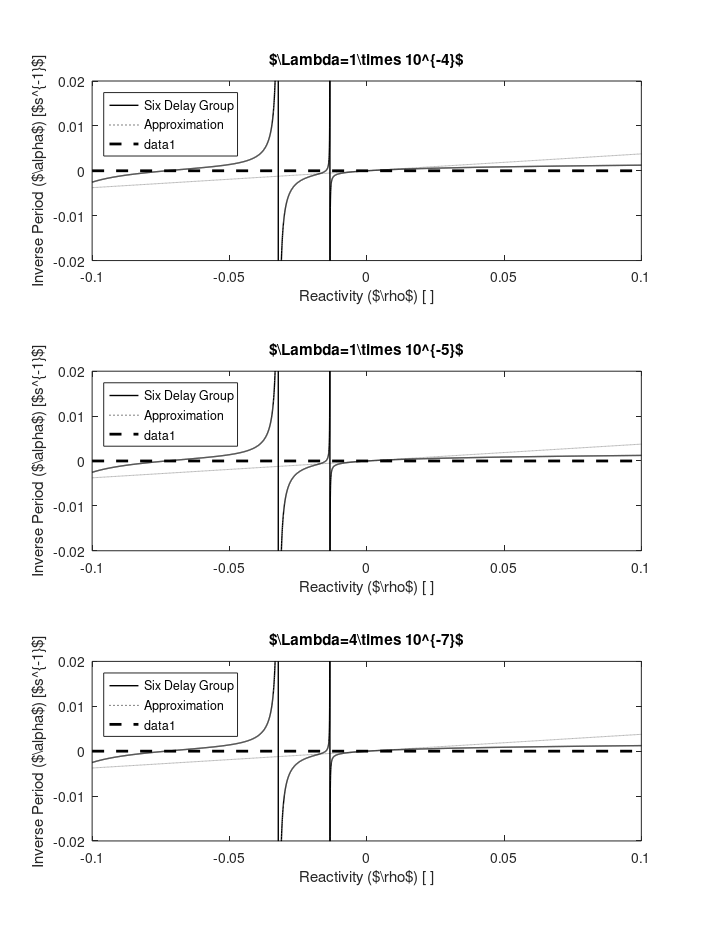

This figure's MATLAB source: (Note: this script raises an error after producing the figure.)
clear; close all; clc;
set(gcf,'Units','centimeters');


betak=[7.87173E-5 7.09826E-4 6.10649E-4 1.20866E-3 5.47426E-4 1.65755E-4];
lambdak=[0.0134 0.0322 0.1202 0.3133 0.8794 2.8530];


subplot(3,1,1);

Lambda=1E-4;
alpha = linspace(-0.1,0.1,5000);
rho = zeros(size(alpha));
for i=1:numel(alpha)
        rho(i) = alpha(i)*Lambda + sum(betak*alpha(i)./(alpha(i)+lambdak));
end

h=plot(alpha,rho,'k-');
set(h,'LineWidth',1);
for i=1:numel(alpha)
        rho(i) = alpha(i)*Lambda + sum(betak*alpha(i)./(lambdak));
end
hold on;
h5=plot(alpha,rho,'k:');


axis([-0.1 0.1, -0.02 0.02])
l=legend('Six Delay Group','Approximation');
set(l,'interpreter','none','Location','NorthWest');
title('$\Lambda=1\times 10^{-4}$','interpreter','none');

h2=plot([-0.1 0.1],[0 0],'k--');
set(h2,'LineWidth',2);

ylabel('Inverse Period ($\alpha$) [$s^{-1}$]','interpreter','none');
xlabel('Reactivity ($\rho$) [ ]','interpreter','none');

%% x
subplot(3,1,2);
Lambda=1E-5;
alpha = linspace(-0.1,0.1,5000);
rho = zeros(size(alpha));
for i=1:numel(alpha)
        rho(i) = alpha(i)*Lambda + sum(betak*alpha(i)./(alpha(i)+lambdak));
end

h=plot(alpha,rho,'k-');
set(h,'LineWidth',1);
for i=1:numel(alpha)
        rho(i) = alpha(i)*Lambda + sum(betak*alpha(i)./(lambdak));
end
hold on;
h5=plot(alpha,rho,'k:');


axis([-0.1 0.1, -0.02 0.02])
l=legend('Six Delay Group','Approximation');
set(l,'interpreter','none','Location','NorthWest');

h2=plot([-0.1 0.1],[0 0],'k--');
set(h2,'LineWidth',2);
title('$\Lambda=1\times 10^{-5}$','interpreter','none');

ylabel('Inverse Period ($\alpha$) [$s^{-1}$]','interpreter','none');
xlabel('Reactivity ($\rho$) [ ]','interpreter','none');

%%
subplot(3,1,3);
Lambda=4E-7;
alpha = linspace(-0.1,0.1,5000);
rho = zeros(size(alpha));
for i=1:numel(alpha)
        rho(i) = alpha(i)*Lambda + sum(betak*alpha(i)./(alpha(i)+lambdak));
end

h=plot(alpha,rho,'k-');
set(h,'LineWidth',1);
for i=1:numel(alpha)
        rho(i) = alpha(i)*Lambda + sum(betak*alpha(i)./(lambdak));
end
hold on;
h5=plot(alpha,rho,'k:');


axis([-0.1 0.1, -0.02 0.02])
l=legend('Six Delay Group','Approximation');
set(l,'interpreter','none','Location','NorthWest');
title('$\Lambda=4\times 10^{-7}$','interpreter','none');

h2=plot([-0.1 0.1],[0 0],'k--');
set(h2,'LineWidth',2);

ylabel('Inverse Period ($\alpha$) [$s^{-1}$]','interpreter','none');
xlabel('Reactivity ($\rho$) [ ]','interpreter','none');

figwidth=18;
figheight=8*3;
set(gcf,'Position',[1 1 figwidth figheight],'PaperPositionMode','auto');
plot2svg('img/NUCL_511_HWMK_6_PROB_3.svg');